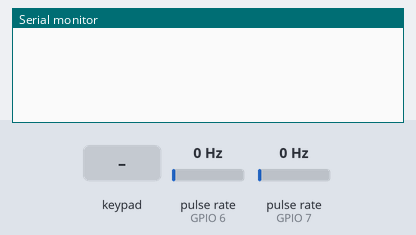
Recording of a sketch running on a simulated ESP32-C3. Parts: the last lines printed to the serial monitor. Wiring (inferred from the names in the program): 2 × pulse sensor: data GPIO 6 / data GPIO 7; 4×3 keypad with keys 1 2 3 4 5 6 7 8 9 * 0 # (labels assumed): rows GPIO 1, GPIO 0, GPIO 10, GPIO 20; columns GPIO 4, GPIO 3, GPIO 2. The inputs (shaded band) are chosen by the test bench; at power-on: pulse rate (sensors on GPIO 6, GPIO 7) 0 Hz.

Above: at 1.7 s.
1.8 s: key '1' pressed
At 3.1 s:
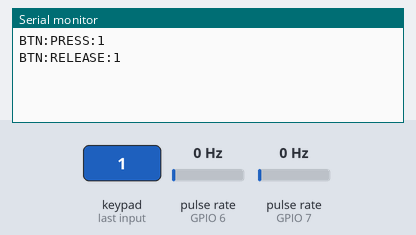
3.4 s: keypad keys 4 3 2 pressed 0.4 s apart
At 3.53 s:
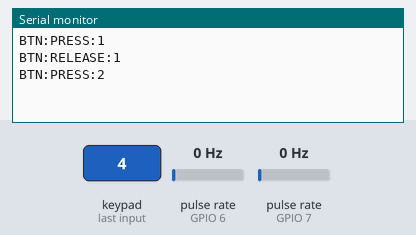
6.1 s: key '5' pressed
At 6.6 s:
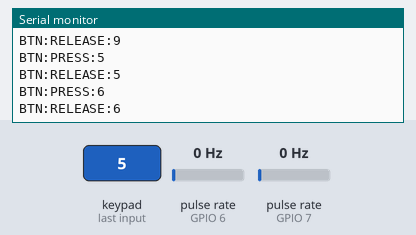
7.6 s: keypad keys 4 3 2 # pressed 0.4 s apart
At 9.9 s:
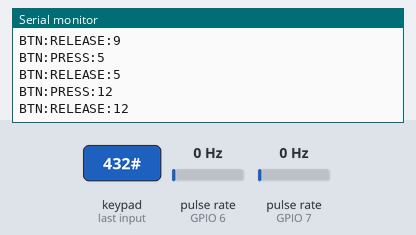
Timing chart, 0 to 11.4 s (numbered marks = the images above; inputs shaded):
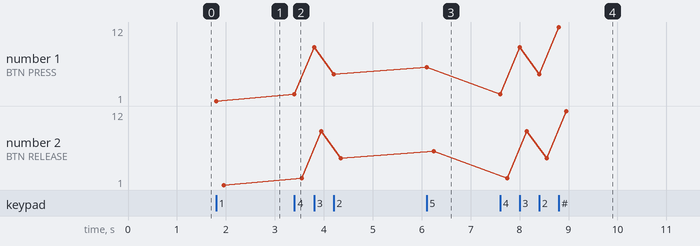

The sketch:

firmware.ino
```cpp
#include <Arduino.h>

const int NUM_ROWS = 3;
const int NUM_COLS = 4;

// GPIO mapping for ESP32-C3 SuperMini
const int rowPins[NUM_ROWS] = {4, 3, 2};
const int colPins[NUM_COLS] = {1, 0, 10, 20};

// Rotary Encoder Pins
const int ENCODER_CLK = 6; // GPIO6
const int ENCODER_DT  = 7; // GPIO7

volatile long encoderPosition = 0;
long lastEncoderPosition = 0;

volatile uint8_t encoderState = 0;
volatile int8_t stateCount = 0;

const int8_t KNOB_TABLE[16] = {
   0, -1,  1,  0,
   1,  0,  0, -1,
  -1,  0,  0,  1,
   0,  1, -1,  0
};

// Eager Matrix Debouncing Variables
bool currentStates[NUM_ROWS][NUM_COLS] = {false};
unsigned long lastDebounceTime[NUM_ROWS][NUM_COLS] = {0};
const unsigned long DEBOUNCE_LOCKOUT_MS = 8; // Instant trigger, 8ms bounce lockout

// Interrupt Service Routine for Encoder State Machine
void IRAM_ATTR handleEncoderInterrupt() {
  uint8_t clk_val = digitalRead(ENCODER_CLK);
  uint8_t dt_val = digitalRead(ENCODER_DT);
  uint8_t curr_state = (clk_val << 1) | dt_val;

  uint8_t table_idx = ((encoderState & 0x03) << 2) | curr_state;
  int8_t step_dir = KNOB_TABLE[table_idx];

  if (step_dir != 0) {
    stateCount += step_dir;
    // Standard EC11 encoders pass through 4 state steps per physical detent click
    if (stateCount >= 4) {
      encoderPosition++;
      stateCount = 0;
    } else if (stateCount <= -4) {
      encoderPosition--;
      stateCount = 0;
    }
  }
  encoderState = curr_state;
}

void setup() {
  Serial.begin(115200);
  delay(500);

  // Matrix setup: Rows high-impedance, Columns pulled high
  for (int row_idx = 0; row_idx < NUM_ROWS; row_idx++) {
    pinMode(rowPins[row_idx], INPUT);
  }
  for (int col_idx = 0; col_idx < NUM_COLS; col_idx++) {
    pinMode(colPins[col_idx], INPUT_PULLUP);
  }

  // Rotary Encoder setup
  pinMode(ENCODER_CLK, INPUT_PULLUP);
  pinMode(ENCODER_DT, INPUT_PULLUP);

  // Seed initial encoder state
  encoderState = (digitalRead(ENCODER_CLK) << 1) | digitalRead(ENCODER_DT);

  // Attach CHANGE interrupts to both channels for full quadrature decoding
  attachInterrupt(digitalPinToInterrupt(ENCODER_CLK), handleEncoderInterrupt, CHANGE);
  attachInterrupt(digitalPinToInterrupt(ENCODER_DT), handleEncoderInterrupt, CHANGE);
}

void loop() {
  unsigned long now = millis();

  // 1. Fast Matrix Scan with Eager (Instant) Debouncing
  for (int row_idx = 0; row_idx < NUM_ROWS; row_idx++) {
    pinMode(rowPins[row_idx], OUTPUT);
    digitalWrite(rowPins[row_idx], LOW);
    delayMicroseconds(1); // Minimal settling delay for 1N4148 diodes

    for (int col_idx = 0; col_idx < NUM_COLS; col_idx++) {
      bool is_pressed = (digitalRead(colPins[col_idx]) == LOW);

      // Fire event immediately when state changes, then enforce lockout
      if (is_pressed != currentStates[row_idx][col_idx] && (now - lastDebounceTime[row_idx][col_idx] >= DEBOUNCE_LOCKOUT_MS)) {
        currentStates[row_idx][col_idx] = is_pressed;
        lastDebounceTime[row_idx][col_idx] = now;

        int button_id = (row_idx * NUM_COLS) + col_idx + 1;
        if (is_pressed) {
          Serial.printf("BTN:PRESS:%d\n", button_id);
        } else {
          Serial.printf("BTN:RELEASE:%d\n", button_id);
        }
      }
    }
    pinMode(rowPins[row_idx], INPUT); // Return row to high-impedance
  }

  // 2. Rotary Encoder Output Report (Atomic Read)
  long current_pos;
  noInterrupts();
  current_pos = encoderPosition;
  interrupts();

  if (current_pos != lastEncoderPosition) {
    long delta = current_pos - lastEncoderPosition;

    if (delta > 0) {
      for (long i = 0; i < delta; i++) Serial.println("ENC:+1");
    } else if (delta < 0) {
      for (long i = 0; i < -delta; i++) Serial.println("ENC:-1");
    }

    lastEncoderPosition = current_pos;
  }

  delay(1);
}
```

Measured:
- after the input at 1.8 s, the serial monitor: prints a new line at once (image 1)
- after the input at 3.4 s, the serial monitor: prints a new line at once (image 2)
- after the input at 6.1 s, the serial monitor: prints a new line at once (image 3)
- after the input at 7.6 s, the serial monitor: prints a new line at once (image 4)
- plotted number 1: 1 → 5 after the input at 3.4 s, 5 → 6 after the input at 6.1 s, 6 → 12 after the input at 7.6 s
- plotted number 2: 1 → 5 after the input at 3.4 s, 5 → 6 after the input at 6.1 s, 6 → 12 after the input at 7.6 s
